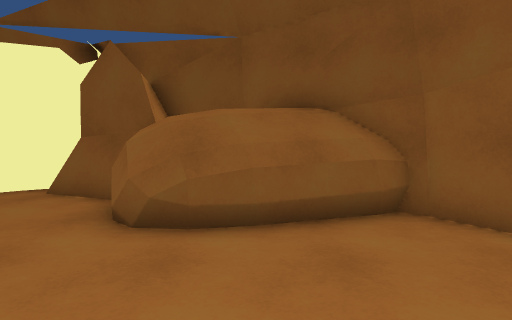
View 1 (above)

12 first-person views from a walk through a Unity game level. The camera is 1.4 m above the floor, tilts 4° down and sees 70° across. The floor is counted in squares, 1 m on a side. Each view is taken from the middle of a square. On the plan, view 1 faces up. The plan holds only what a view shows up to about 16 squares ahead; the rest is blank. The place goes on beyond the plan. The player is left out.

View 2
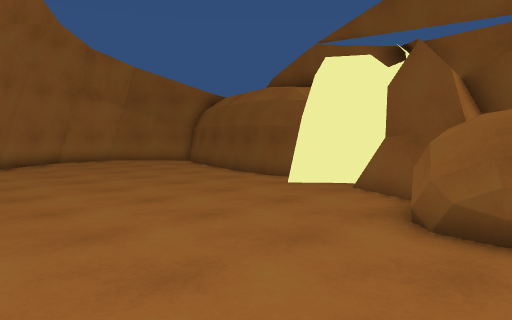

View 3
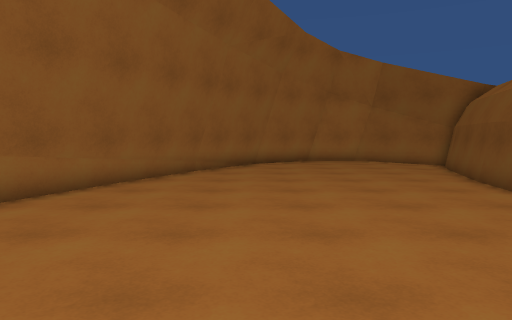

View 4
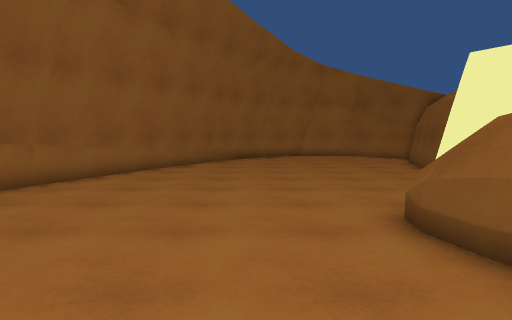

View 5
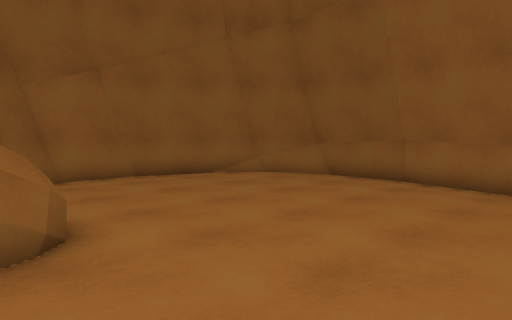

View 6
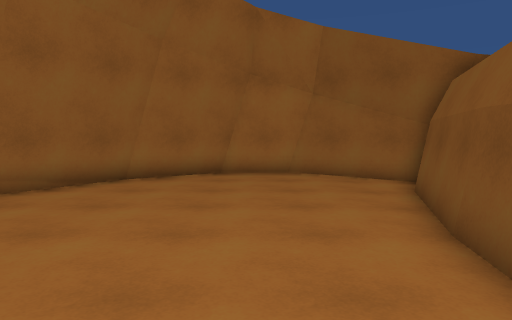

View 7
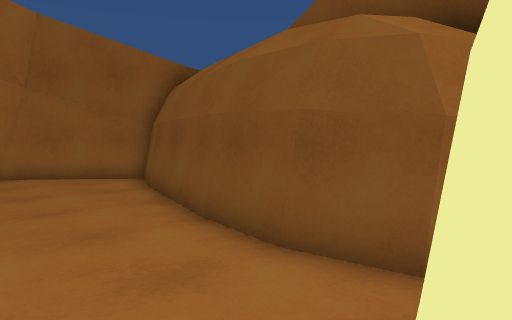

View 8
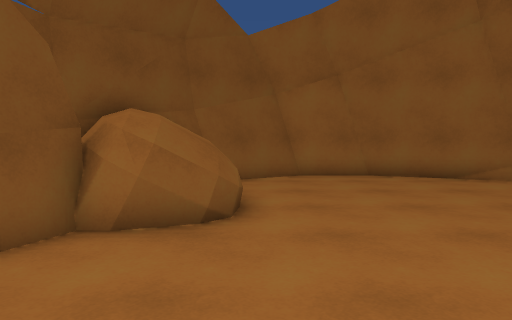

View 9
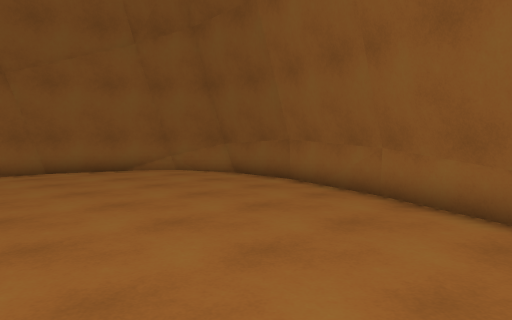

View 10
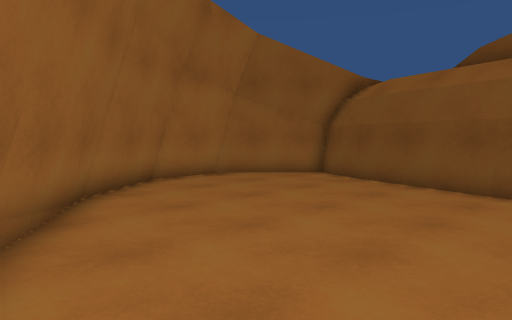

View 11
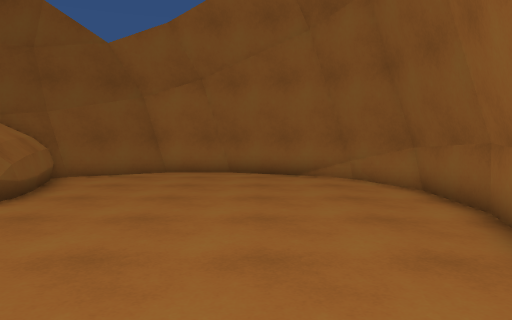

View 12
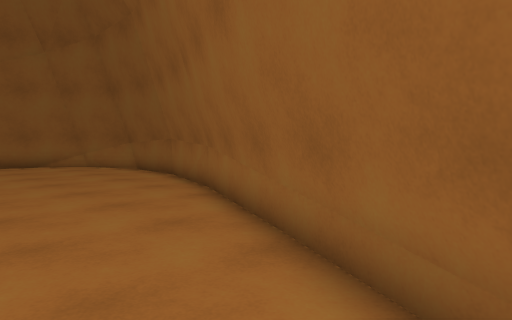

### Floor plan
Points are (right, up) in squares from view 1. A wall is a line through its corners. A room is listed if a view was taken in it or the views show most of it. See-through windows are left out.
Room 1 (views 1, 2, 3, 4, 5, 6, 7, 8, 9, 10, 11, 12)
walls: (-2.5, 6.5) (-2.6, 7.3) (-2.3, 7.6); (-2, 5.6) (-2.7, 6.6); (-6, 9.7) (-6.9, 8.3); (-9, 9.6) (-11.2, 9.9); (-7.3, 10) (-9.2, 9.6); (-5.4, 10.1) (-6.2, 9.3); (-1.8, 7.6) (-4.5, 8.9); (-6.2, -3.1) (-2.2, -4.4) (1.2, -4.4); (-10.9, 10) (-15.5, 11.4); (-13.9, 1) (-6, -3); (-14.1, 0.8) (-6, -3.2); (-15.3, 11.2) (-17.4, 12.3) (-19.4, 8.2); (0.7, -4.5) (2.8, -3.2); (1, -4.3) (3.1, -2.8); (5.2, 3.7) (3, 6.8); (3, -3.1) (5.2, 1.5); (5.1, 0.9) (5, 3.9); (-19.3, 6.3) (-17.3, 3.4) (-13.8, 0.9); (-19.3, 8.8) (-19.2, 5.8)
low walls: (-1.9, 7.5) (-4.9, 9); (-0.9, 5.3) (-1.6, 5.3) (-2.3, 5.8) (-2.7, 6.7) (-2.6, 7.8); (-11, 9.8) (-15.5, 11.2); (2.2, 6.3) (0, 5.6) (-1, 5.3) (-2, 5.6); (3, 6.8) (2, 6.3); (-17.4, 3.2) (-13.9, 0.7); (3.2, 6.3) (2.7, 6.7); (-18.3, 4.5) (-17.3, 3); (5, 3.4) (3, 6.4); (2.8, -3.2) (3.3, -2.5); (-19.2, 5.8) (-18.4, 4.6)

Positions as (right, up) in squares from view 1, and headings:
1: (0, 0), facing up
2: (0, 0), facing up-left
3: (0, 3), facing left
4: (4, 3), facing left
5: (-7, 7), facing down-right
6: (-6, 7), facing left
7: (-6, 6), facing up-left
8: (-8, 5), facing right
9: (-10, 5), facing down-right
10: (-9, 0), facing up-left
11: (-9, 0), facing right
12: (-14, 3), facing down-right
